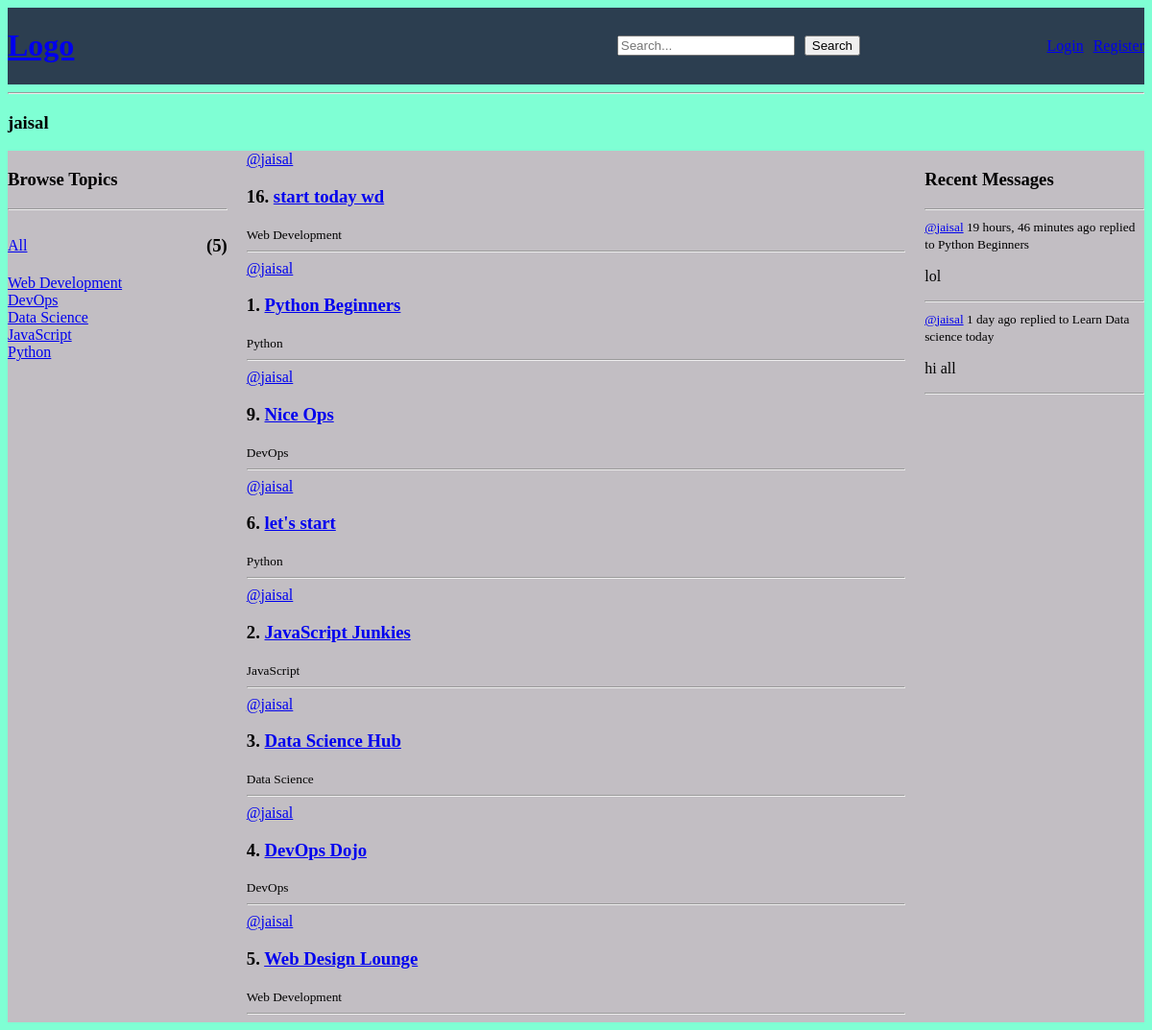
Page /profile/1/ on the committed database.
### base/models.py (models this page shows)
class Topic(models.Model):
    name = models.CharField(max_length=200)
    def __str__(self):
        return self.name

class Room(models.Model):
    host = models.ForeignKey(User, on_delete=models.CASCADE, null=True)
    topic = models.ForeignKey(Topic, on_delete=models.SET_NULL, null=True)
    name = models.CharField(max_length=200)
    description = models.TextField(blank=True, null=True)
    participants = models.ManyToManyField(User, related_name='participants', blank=True)
    updated = models.DateTimeField(auto_now=True)
    created = models.DateTimeField(auto_now_add=True)
    class Meta:
        ordering = ['-updated', '-created']
    def __str__(self):
        return self.name

class Message(models.Model):
    user = models.ForeignKey(User, on_delete=models.CASCADE)
    room = models.ForeignKey(Room, on_delete=models.CASCADE)
    body = models.TextField()
    updated = models.DateTimeField(auto_now=True)
    created = models.DateTimeField(auto_now_add=True)
    class Meta:
        ordering = ['-updated', '-created']
    def __str__(self):
        return self.body[0:50]  # Return the first 50 characters of the message body

### base/views.py (the view)
# urls.py: path('profile/<str:pk>/', views.userProfile, name='user-profile'),  # User profile page
def userProfile(request, pk):
    user = User.objects.get(id=pk)  # Fetch the user by primary key
    rooms = user.room_set.all()  # Get all rooms created by the user
    room_messages = user.message_set.all()  # Get all messages sent by the user
    topics = Topic.objects.all()  # Fetch all topics from the database (if needed)
    topics_count = topics.count()  # Count the number of topics
    context = {'user': user, 'rooms': rooms, 'room_messages': room_messages, 'topics': topics, 'topics_count':topics_count}  # Prepare context with user data
    return render(request, 'base/profile.html', context)

### base/templates/base/profile.html (shortened to what this page needs)
{% extends 'main.html' %} {% block content %}
<h3>{{user.username}}</h3>
<div class="profile-container">
  <div>{% include 'base/topics_component.html' %}</div>
  <div>{% include 'base/feed_component.html' %}</div>
  <div>{% include 'base/activity_component.html' %}</div>
</div>
{% endblock content %}

### templates/main.html (shortened to what this page needs)
<!DOCTYPE html>
{% load static %}
<html lang="en">
  <head>
    <link rel="stylesheet" href="{% static 'styles/main.css' %}" />
  </head>
  <body>
    {% include 'navbar.html' %}  {% block content %} {% endblock %}
  </body>
</html>

### templates/navbar.html (shortened to what this page needs)
<div class="navbar">
  <a href="/"><h1>Logo</h1></a>
  <form action="{% url 'home' %}" method="GET">
    <input type="text" name="q" placeholder="Search..." />
    <button type="submit">Search</button>
  </form>
  <div class="hi-user">
    {% if request.user.is_authenticated %}
    <p>Welcome, {{ request.user.username }}!</p>
    <a href="{% url 'logout' %}">Logout</a>
    {% else %}
    <a href="{% url 'login' %}">Login</a>
    <a href="{% url 'register' %}">Register</a>
    {% endif %}
  </div>
</div>
<hr />

### base/templates/base/topics_component.html (shortened to what this page needs)
<h3>Browse Topics</h3>
<hr />
<div class="all-alone">
  <a href="{%url 'home' %}">All</a>
  <h3>({{topics_count}})</h3>
</div>
{% for topic in topics %}
<div>
  <a href="{%url 'home' %}?q={{topic.name}}">{{topic.name}}</a>
</div>
{% endfor %}

### base/templates/base/feed_component.html (shortened to what this page needs)
{% for room in rooms %}
<div>
  <a href="{% url 'user-profile' room.host.id %}">@{{room.host.username}}</a>
  <h3>{{room.id}}. <a href="/room/{{room.id}}">{{room.name}}</a></h3>
  <small>{{room.topic}}</small>
  <hr />
</div>
{% endfor %}

### base/templates/base/activity_component.html (shortened to what this page needs)
<h3>Recent Messages</h3>
<hr />
{% for message in room_messages %}
<div>
  <small
    ><a href="{% url 'user-profile' message.user.id %}">@{{message.user}}</a>
    {{message.created|timesince}} ago</small
  >
  <small>replied to {{message.room}}</small>
  <p>{{message}}</p>
  <hr />
</div>
{% endfor %}

### static/styles/main.css (style rules this page uses)
body { background-color: aquamarine; }

### templates/navbar.html (style rules this page uses)
.navbar { display: grid; grid-template-columns: 1fr 2fr 1fr; align-items: center; background-color: #2c3e50; color: white; }
.navbar form { display: flex; gap: 10px; justify-content: flex-end; }
.hi-user { display: flex; align-items: center; gap: 10px; justify-content: flex-end; }

### base/templates/base/profile.html (style rules this page uses)
.profile-container { display: grid; grid-template-columns: 1fr 3fr 1fr; gap: 20px; background-color: rgb(194, 190, 195); }

### base/templates/base/topics_component.html (style rules this page uses)
.all-alone { display: flex; justify-content: space-between; align-items: center; width: 100%; }

### rows in the picture
Topic: name "Web Development"
Topic: name "DevOps"
Topic: name "Data Science"
Topic: name "JavaScript"
Topic: name "Python"
Room: host.username "jaisal", id "16", name "start today wd", topic "Web Development"
Room: host.username "jaisal", id "1", name "Python Beginners", topic "Python"
Room: host.username "jaisal", id "9", name "Nice Ops", topic "DevOps"
Room: host.username "jaisal", id "6", name "let's start", topic "Python"
Room: host.username "jaisal", id "2", name "JavaScript Junkies", topic "JavaScript"
Room: host.username "jaisal", id "3", name "Data Science Hub", topic "Data Science"
Room: host.username "jaisal", id "4", name "DevOps Dojo", topic "DevOps"
Room: host.username "jaisal", id "5", name "Web Design Lounge", topic "Web Development"
Message: user "jaisal", created "19 hours, 46 minutes", room "Python Beginners", body "lol"
Message: user "jaisal", created "1 day", room "Learn Data science today", body "hi all"

### other values in the picture
{{ user.username }} "jaisal"
{{ topics_count }} "5"
